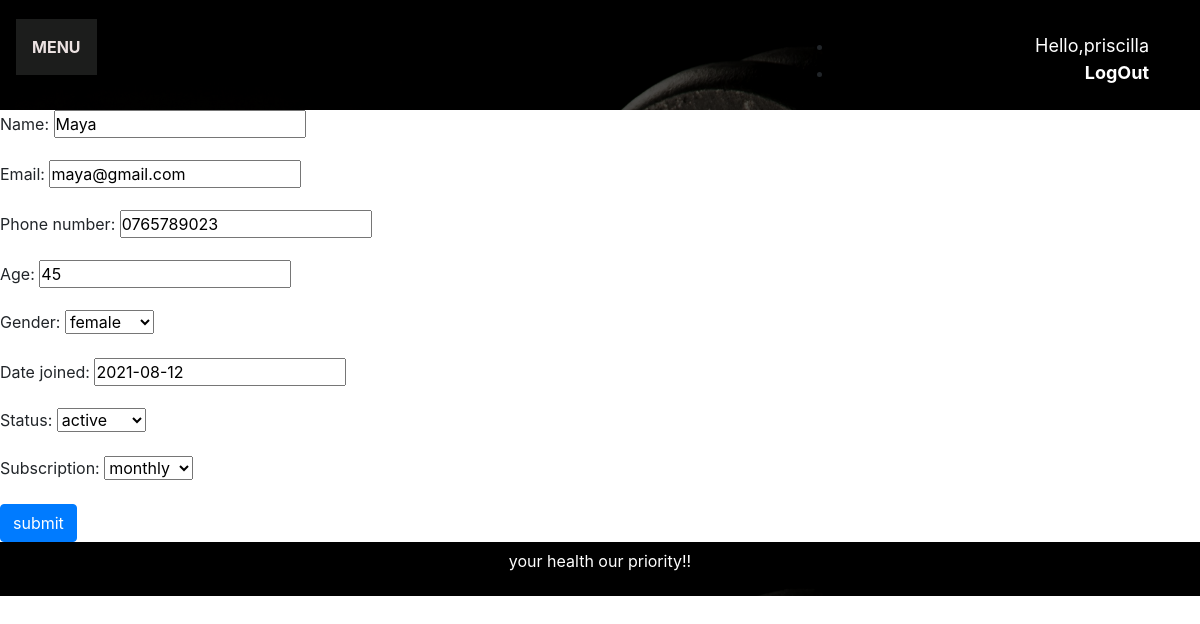
Screenshot of /update_member/1 (signed in) with the database file from the repository.
### gym/models.py (models this page shows, shortened)
class Member(models.Model):
    GENDER_CHOICES=(
        ('male','male'),
        ('female','female'),
    )
    FEE_STATUS = (
    ('paid', 'Paid'),
    ('pending', 'Pending'),
    )
    STATUS=(
        ('active','active'),
        ('inactive','inactive')
    )
    SUBSCRIPTION_TYPE=(
    ('daily','daily'),
    ('weekly','weekly'),
    ('monthly','monthly'),
    ('yearly','yearly')
    )
    name=models.CharField(max_length=200)
    email=models.EmailField(unique=True)
    phone_number=models.CharField(max_length=200,blank=True,unique=True)
    age=models.IntegerField()
    gender=models.CharField(max_length=200,choices=GENDER_CHOICES)
    date_joined=models.DateField(null=True,blank=True)
    status=models.CharField(max_length=200,choices=STATUS)
    subscription=models.CharField(max_length=200,choices=SUBSCRIPTION_TYPE)

### gym/decorators.py (the view)
        def wrapper_func(request,*args,**kwargs):
            group=None
            if request.user.groups.exists():
                group=request.user.groups.all()[0].name
            if group in allowed_roles:
                return view_func(request, *args, **kwargs)
            else:
                return HttpResponse('you are not authorized to view this page')

### gym/forms.py
class MemberForm(ModelForm):
    class Meta:
        model= Member
        fields='__all__'

### gym/views.py (called while the page is built)
@login_required(login_url='login')
@allowed_users(allowed_roles=['admins'])
def UpdateMember(request,pk):
    member=Member.objects.get(id=pk)
    form= MemberForm(instance=member)
    if request.method=="POST":
        form=MemberForm(request.POST,instance=member)
        if form.is_valid():
            form.save()
            return redirect('members')
    context={'form':form}
    return render(request,"gym/member_form.html",context)

### gym/templates/gym/member_form.html (shortened to what this page needs)
{% extends 'gym/base.html'%}
{% block body%}
<link rel="stylesheet" href="https://stackpath.bootstrapcdn.com/bootstrap/4.3.1/css/bootstrap.min.css">
<form method="POST" enctype="multipart/form-data">
    {{form.as_p}}
    <input class ="btn btn-primary"type="submit" value="submit">
    </form>
{% endblock%}

### gym/templates/gym/navigationbar.html (shortened to what this page needs)
{%load static%}
{% block head %}
<link rel ="stylesheet" href="{% static 'gym/css/navbar.css'%}">
{% endblock %}
<nav class="navbar background h-nav-resp">
        <ul class="nav-list v-class-resp">
              <div class="dropdown">
                  <button class="dropbtn"><strong>MENU</strong></button>
            </div>
        </ul>
         <div class="right-nav v-class-resp">
        <br>
             <ul>
             {% if user.is_authenticated %}
                  <li><span class = "hello" > Hello,{{request.user}}</span></li>
                  <li><span><strong> <a class="hello" href="{%url 'logout'%}"> LogOut </a></strong> </span></li>
            {% else %}
                <li><a href="{%url 'login'%}">LOGIN</a></li>
            </ul>
            {%endif%}
         </div>
</nav>

### gym/static/gym/css/navbar.css (style rules this page uses)
.dropbtn { background-color: #1c1d1c; color: rgb(236, 226, 226); padding: 16px; font-size: 16px; border: none; }
.dropdown { position: relative; display: inline-block; }

### gym/static/gym/css/style.css (style rules this page uses)
* { margin: 0; padding: 0; }
html { scroll-behavior: smooth; }
.navbar { display: flex; align-items: center; justify-content: center; position: sticky; top: 0; cursor: pointer; padding: 2px 0; }
.nav-list { width: 70%; display: flex; align-items: center; }
.right-nav { width: 30%; text-align: right; padding-right: 15px; }
.background { background: rgba(0, 0, 0, 0.7) url('../images/bi2.jpg'); background-size: cover; background-blend-mode: darken; }
.btn { background-color: black; color: white; border: white solid 1px; border-radius: 10px; padding: 0px 5px; cursor: pointer; }

### gym/templates/gym/navigationbar.html (style rules this page uses)
.hello { font-size:18px; color:fff; margin-right:20px; }

### rows the page displays
Member: name "Maya", email "maya@gmail.com", phone_number "0765789023", age "45", gender "female", date_joined "2021-08-12", status "active", subscription "monthly"

### other values shown
{{ request.user }} "priscilla"
